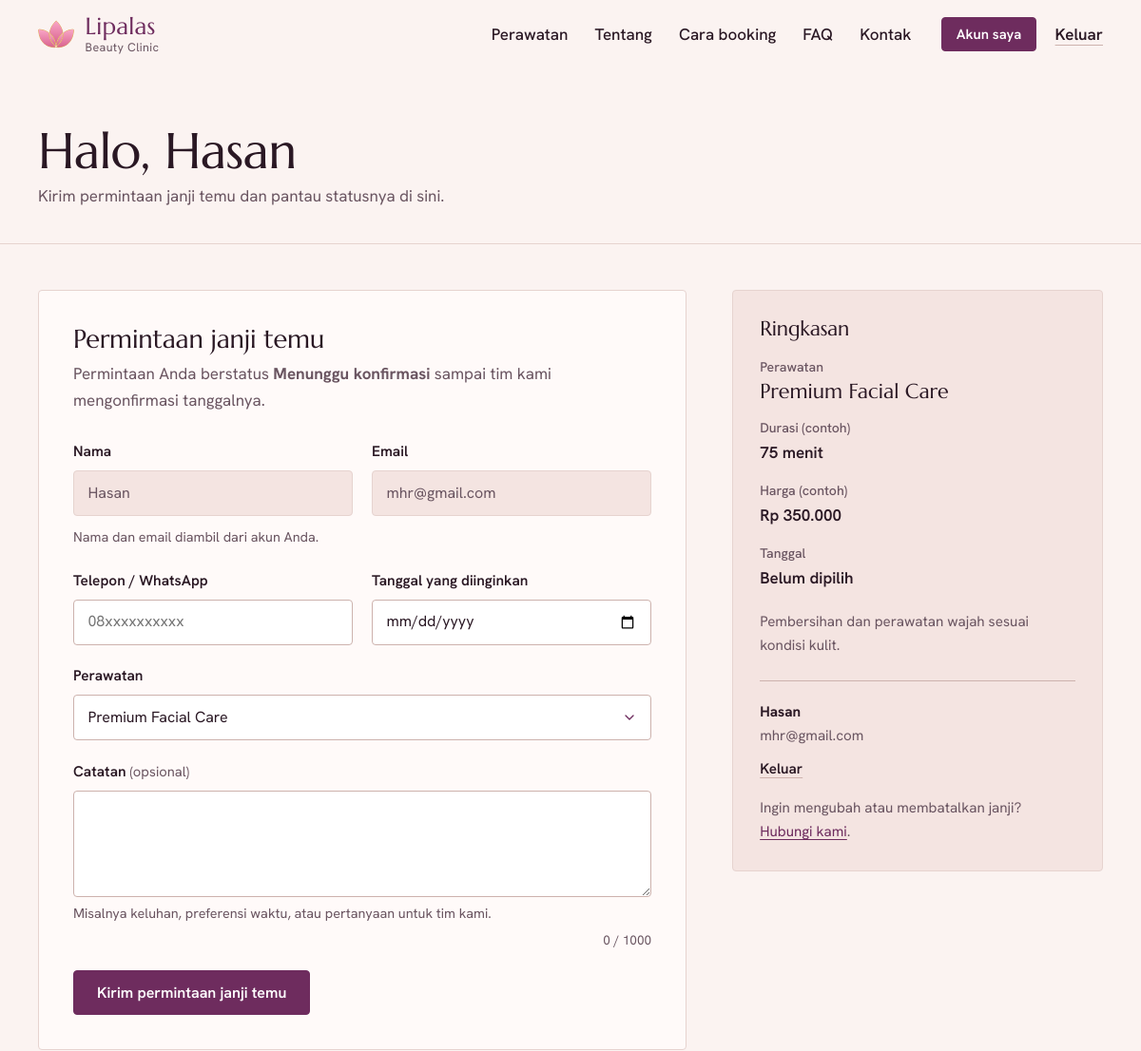
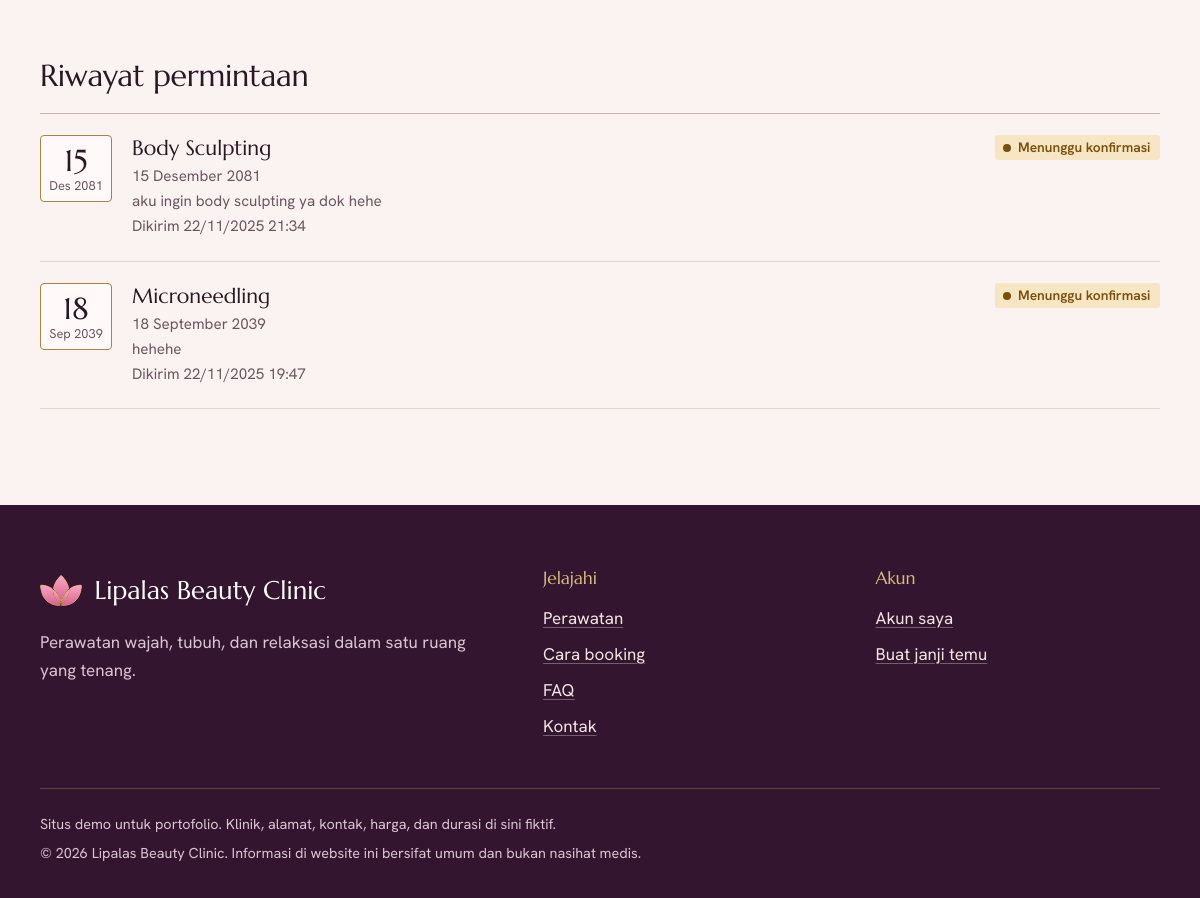
/user/dashboard.php?layanan=premium-facial-care (signed in), run on the app's committed database (2 pictures, top to bottom).
### tables this page shows
CREATE TABLE IF NOT EXISTS `user` (
  `id`         INT(11)      NOT NULL AUTO_INCREMENT,
  `nama`       VARCHAR(100) NOT NULL,
  `email`      VARCHAR(100) NOT NULL,
  `password`   VARCHAR(255) NOT NULL,
  `role`       ENUM('user','admin') NOT NULL DEFAULT 'user',
  `created_at` DATETIME     DEFAULT CURRENT_TIMESTAMP,
  PRIMARY KEY (`id`),
  UNIQUE KEY `email` (`email`)
);

CREATE TABLE IF NOT EXISTS `table_booking` (
  `id`         INT(11)      NOT NULL AUTO_INCREMENT,
  `user_id`    INT(11)      DEFAULT NULL,
  `nama`       VARCHAR(100) DEFAULT NULL,
  `email`      VARCHAR(100) DEFAULT NULL,
  `phone`      VARCHAR(20)  DEFAULT NULL,
  `service`    VARCHAR(100) DEFAULT NULL,
  `tanggal`    DATE         DEFAULT NULL,
  `message`    TEXT         DEFAULT NULL,
   
  `status`     VARCHAR(20)  NOT NULL DEFAULT 'Pending',
  `created_at` TIMESTAMP    NOT NULL DEFAULT CURRENT_TIMESTAMP,
  PRIMARY KEY (`id`),
  KEY `fk_booking_user` (`user_id`),
  KEY `idx_booking_status` (`status`),
  KEY `idx_booking_tanggal` (`tanggal`),
  CONSTRAINT `fk_booking_user` FOREIGN KEY (`user_id`) REFERENCES `user` (`id`) ON DELETE SET NULL
);

### core/koneksi.php (called while the page is built, shortened)
<?php
require_once __DIR__ . '/helpers.php';
try {
    $cfg = config('db');
    $flags = 0;
} catch (Throwable $e) {
    error_log('[Lipalas] Koneksi database gagal: ' . $e->getMessage());
    render_error_page(
        503,
        'Layanan sementara tidak tersedia',
        'Kami tidak dapat terhubung ke database. Silakan coba lagi beberapa saat lagi.',
        is_dev() ? $e->getMessage() : null
    );
}

### core/services.php (called while the page is built, shortened)
<?php
$detailNote = 'Informasi di halaman ini bersifat umum dan bukan nasihat medis.';

### core/clinic.php (called while the page is built)
<?php
return [
    'demo'    => true,
    'name'    => 'Lipalas Beauty Clinic',
    'tagline' => 'Perawatan wajah, tubuh, dan relaksasi dalam satu ruang yang tenang.',
    'about' => [
        'Lipalas dibuka untuk orang yang ingin merawat diri tanpa terburu-buru. Setiap kunjungan '
            . 'dimulai dengan ngobrol singkat tentang kebutuhan kulit dan kenyamanan Anda, baru kemudian '
            . 'perawatan dipilih.',
        'Ruang perawatannya privat dan tenang. Permintaan janji temu dikirim lewat website ini, '
            . 'lalu tim kami mengonfirmasi jadwalnya.',
    ],
    'about_points' => [
        ['Konsultasi dulu', 'Perawatan dipilih setelah kami mengenal kondisi kulit dan kebutuhan Anda.'],
        ['Ruang privat', 'Satu ruang perawatan untuk Anda selama kunjungan, bukan antrean.'],
        ['Jadwal dikonfirmasi', 'Permintaan baru menjadi janji setelah tim kami mengonfirmasi tanggalnya.'],
    ],
    'address'   => "Jl. Kenanga Contoh No. 12\nYogyakarta 55281",
    'phone'     => '(0274) 555-0142',
    'whatsapp'  => '6281200000142',
    'email'     => 'halo@lipalas.example',
    'maps_url'  => '',
    'instagram' => '',
    'hours' => [
        'Senin - Jumat' => '09.00 - 18.00',
        'Sabtu'         => '09.00 - 15.00',
        'Minggu'        => 'Tutup',
    ],
    'testimonials' => [],
];

### user/dashboard.php (the view, shortened to what this page needs)
<?php
require_once __DIR__ . '/../core/helpers.php';
$user = require_login();
$services     = services();
$bookingReady = schema_ready();
$preselect = '';
$fromSlug  = isset($_GET['layanan']) ? service_by_slug((string) $_GET['layanan']) : null;
if ($fromSlug !== null) {
    $preselect = $fromSlug['name'];
}
$selectedService = old('service', $preselect);
$oldPhone   = old('phone');
$oldDate    = old('tanggal');
$oldMessage = old('message');
$bookings = [];
if ($bookingReady) {
    $uid  = (int) $user['id'];
    $stmt = db()->prepare(
        'SELECT id, service, tanggal, status, message, created_at
           FROM table_booking WHERE user_id = ?
          ORDER BY created_at DESC, id DESC LIMIT 50'
    );
    $stmt->bind_param('i', $uid);
    $stmt->execute();
    $bookings = $stmt->get_result()->fetch_all(MYSQLI_ASSOC);
}
$isDemo = !empty(clinic()['demo']);
$bulanPendek = [1 => 'Jan', 'Feb', 'Mar', 'Apr', 'Mei', 'Jun', 'Jul', 'Agu', 'Sep', 'Okt', 'Nov', 'Des'];
require __DIR__ . '/../includes/head.php';
require __DIR__ . '/../includes/navbar.php';
?>
<main id="main">
  <div class="page-head">
    <div class="wrap">
      <h1>Halo, <?= e($user['nama']) ?></h1>
      <p>Kirim permintaan janji temu dan pantau statusnya di sini.</p>
    </div>
  </div>
  <div class="wrap page-body">
    <div class="book-grid">
      <section id="booking" class="panel" aria-labelledby="booking-title">
        <h2 id="booking-title">Permintaan janji temu</h2>
        <p class="panel__lead">
          Permintaan Anda berstatus <strong>Menunggu konfirmasi</strong> sampai tim kami mengonfirmasi tanggalnya.
        </p>
        <form method="post" action="<?= e(url('user/booking_process.php')) ?>" data-single-submit data-validate>
          <div class="field__row">
            <div class="field">
              <label class="field__label" for="nama">Nama</label>
              <input type="text" class="field__control" id="nama" value="<?= e($user['nama']) ?>" readonly
                     aria-describedby="akunHelp">
            </div>
            <div class="field">
              <label class="field__label" for="email">Email</label>
              <input type="email" class="field__control" id="email" value="<?= e($user['email']) ?>" readonly
                     aria-describedby="akunHelp">
            </div>
          </div>
          <p id="akunHelp" class="field__hint" style="margin-top:-.6rem;margin-bottom:1.3rem">Nama dan email diambil dari akun Anda.</p>
          <div class="field__row">
            <div class="field">
              <label class="field__label" for="phone">Telepon / WhatsApp</label>
              <input type="tel" inputmode="tel" class="field__control" id="phone" name="phone"
                     value="<?= e($oldPhone) ?>" placeholder="08xxxxxxxxxx" autocomplete="tel"
                     pattern="\+?[0-9\s\(\)\.\-]{9,25}" maxlength="25"
                     data-msg-pattern="Gunakan nomor telepon yang valid, misalnya 081234567890." required>
            </div>
            <div class="field">
              <label class="field__label" for="tanggal">Tanggal yang diinginkan</label>
              <input type="date" class="field__control" id="tanggal" name="tanggal"
                     value="<?= e($oldDate) ?>" data-min-today required>
            </div>
          </div>
          <div class="field">
            <label class="field__label" for="service">Perawatan</label>
            <select class="field__control" id="service" name="service" data-summary-source
                    data-msg-missing="Pilih perawatan yang Anda inginkan." required>
              <?php foreach ($services as $s): ?>
                <option value="<?= e($s['name']) ?>"
                        data-duration="<?= e((string) ($s['duration'] ?? '')) ?>"
                        data-price="<?= e((string) ($s['price'] ?? '')) ?>"
                        data-blurb="<?= e($s['summary']) ?>"
                        <?= $selectedService === $s['name'] ? 'selected' : '' ?>>
                  <?= e($s['name']) ?>
                </option>
              <?php endforeach; ?>
            </select>
          </div>
          <div class="field">
            <label class="field__label" for="message">Catatan <small>(opsional)</small></label>
            <textarea class="field__control" id="message" name="message" rows="4" maxlength="1000"
                      aria-describedby="messageHelp"><?= e($oldMessage) ?></textarea>
            <p id="messageHelp" class="field__hint">Misalnya keluhan, preferensi waktu, atau pertanyaan untuk tim kami.</p>
            <p class="field__count" data-count-for="message" aria-hidden="true"></p>
          </div>
          <button type="submit" class="button button--solid" <?= $bookingReady ? '' : 'disabled' ?>>
            Kirim permintaan janji temu
          </button>
        </form>
      </section>
      <aside class="summary" data-summary aria-labelledby="ringkasan-title">
        <h2 id="ringkasan-title">Ringkasan</h2>
        <div aria-live="polite">
          <dl>
            <div><dt>Perawatan</dt><dd class="summary__service" data-sum="service">Belum dipilih</dd></div>
            <div><dt>Durasi<?= $isDemo ? ' (contoh)' : '' ?></dt><dd data-sum="duration">-</dd></div>
            <div><dt>Harga<?= $isDemo ? ' (contoh)' : '' ?></dt><dd data-sum="price">-</dd></div>
            <div><dt>Tanggal</dt><dd data-sum="date">Belum dipilih</dd></div>
          </dl>
          <p data-sum="note">Pilih perawatan untuk melihat ringkasannya.</p>
        </div>
        <div class="summary__account">
          <strong><?= e($user['nama']) ?></strong><br>
          <span class="muted"><?= e($user['email']) ?></span>
          <form method="post" action="<?= e(url('auth/logout.php')) ?>">
            <button type="submit" class="link-quiet">Keluar</button>
          </form>
          <p class="mt-3 mb-0">Ingin mengubah atau membatalkan janji? <a href="<?= e(url('#kontak')) ?>">Hubungi kami</a>.</p>
        </div>
      </aside>
    </div>
    <section id="riwayat" class="history" aria-labelledby="riwayat-title">
      <h2 id="riwayat-title">Riwayat permintaan</h2>
      <?php if (!$bookings): ?>
        <div class="empty">
          <?= icon('calendar-days') ?>
          Belum ada permintaan. Kirim yang pertama lewat formulir di atas.
        </div>
      <?php else: ?>
        <ul class="history__list">
          <?php foreach ($bookings as $b):
              $parts = valid_date_ymd((string) $b['tanggal']) ? array_map('intval', explode('-', (string) $b['tanggal'])) : null; ?>
            <li class="history__item">
              <div class="date-block" aria-hidden="true">
                <?php if ($parts): ?>
                  <span class="date-block__day"><?= $parts[2] ?></span>
                  <span class="date-block__month"><?= e($bulanPendek[$parts[1]] . ' ' . $parts[0]) ?></span>
                <?php else: ?>
                  <span class="date-block__day">-</span>
                <?php endif; ?>
              </div>
              <div>
                <h3 class="history__service"><?= e($b['service']) ?></h3>
                <p class="history__meta"><span class="visually-hidden">Tanggal: </span><?= e(format_tanggal($b['tanggal'])) ?></p>
                <?php if ((string) $b['message'] !== ''): ?>
                  <p class="history__meta"><?= nl2br(e($b['message'])) ?></p>
                <?php endif; ?>
                <p class="history__meta small">Dikirim <?= e(date('d/m/Y H:i', strtotime((string) $b['created_at']))) ?></p>
              </div>
              <?= status_badge((string) $b['status']) ?>
            </li>
          <?php endforeach; ?>
        </ul>
      <?php endif; ?>
    </section>
  </div>
</main>
<?php require __DIR__ . '/../includes/footer.php'; ?>

### core/helpers.php (shortened to what this page needs)
<?php
function config(?string $key = null, $default = null)
{
    static $cfg = null;
    if ($cfg === null) {
        $cfg = [
            'env'       => 'production',
            'timezone'  => 'Asia/Jakarta',
            'base_path' => null,
            'db'        => [
                'host' => 'localhost',
                'port' => 3306,
                'user' => 'root',
                'pass' => '',
                'name' => 'project',
                'ssl'  => false,
            ],
            'session'     => 'file',
            'trust_proxy' => false,
        ];
    }
    $value = $cfg;
    foreach (explode('.', $key) as $part) {
        $value = $value[$part];
    }
    return $value;
}
function base_path(): string
{
    static $base = null;
    if ($base !== null) {
        return $base;
    }
    $rel = '';
    $docRoot = isset($_SERVER['DOCUMENT_ROOT']) ? realpath((string) $_SERVER['DOCUMENT_ROOT']) : false;
    $appRoot = realpath(APP_ROOT);
    if ($docRoot !== false && $appRoot !== false) {
        $doc = str_replace('\\', '/', $docRoot);
        $app = str_replace('\\', '/', $appRoot);
        if (stripos($app, $doc) === 0) {
            $rel = trim(substr($app, strlen($doc)), '/');
        }
    }
    return $base = ($rel === '' ? '/' : '/' . $rel . '/');
}
function url(string $path = ''): string
{
    return base_path() . ltrim($path, '/');
}
function e($value): string
{
    return htmlspecialchars((string) $value, ENT_QUOTES | ENT_SUBSTITUTE, 'UTF-8');
}
function old(string $key, string $default = ''): string
{
    static $old = null;
    if ($old === null) {
        $old = isset($_SESSION['old']) && is_array($_SESSION['old']) ? $_SESSION['old'] : [];
    }
    return isset($old[$key]) ? (string) $old[$key] : $default;
}
function db(): mysqli
{
    if (!isset($GLOBALS['connection']) || !($GLOBALS['connection'] instanceof mysqli)) {
        require_once __DIR__ . '/koneksi.php';
    }
    return $GLOBALS['connection'];
}
function schema_ready(): bool
{
    static $ready = null;
    try {
        $db = db();
        $col = $db->query("SHOW COLUMNS FROM table_booking LIKE 'status'");
        $tbl = $db->query("SHOW TABLES LIKE 'rate_limit_log'");
        $ready = $col && $col->num_rows > 0 && $tbl && $tbl->num_rows > 0;
    } catch (Throwable $t) {
        error_log('[Lipalas] schema_ready: ' . $t->getMessage());
        $ready = false;
    }
    return $ready;
}
function current_user(): ?array
{
    static $loaded = false;
    static $user = null;
    if ($loaded) {
        return $user;
    }
    $id = $_SESSION['user_id'] ?? null;
    $stmt = db()->prepare('SELECT id, nama, email, role FROM user WHERE id = ? LIMIT 1');
    $uid = (int) $id;
    $stmt->bind_param('i', $uid);
    $stmt->execute();
    $row = $stmt->get_result()->fetch_assoc();
    return $user = $row;
}
function require_login(): array
{
    $user = current_user();
    return $user;
}
function clinic(): array
{
    static $data = null;
    if ($data === null) {
        $data = require __DIR__ . '/clinic.php';
    }
    return $data;
}
function services(): array
{
    static $data = null;
    if ($data === null) {
        $data = require __DIR__ . '/services.php';
    }
    return $data;
}
function service_by_slug(string $slug): ?array
{
    foreach (services() as $s) {
        if ($s['slug'] === $slug) {
            return $s;
        }
    }
    return null;
}
function booking_statuses(): array
{
    return [
        'Pending'   => ['label' => 'Menunggu konfirmasi', 'class' => 'status--pending'],
        'Confirmed' => ['label' => 'Dikonfirmasi',        'class' => 'status--confirmed'],
        'Completed' => ['label' => 'Selesai',             'class' => 'status--completed'],
        'Canceled'  => ['label' => 'Dibatalkan',          'class' => 'status--canceled'],
    ];
}
function status_badge(string $status): string
{
    $all = booking_statuses();
    $meta = $all[$status] ?? ['label' => $status !== '' ? $status : 'Tidak diketahui', 'class' => 'status--pending'];
    return '<span class="status ' . e($meta['class']) . '">' . e($meta['label']) . '</span>';
}
function valid_date_ymd(string $date): bool
{
    $d = DateTime::createFromFormat('!Y-m-d', $date);
    return $d !== false && $d->format('Y-m-d') === $date;
}
function format_tanggal(?string $ymd): string
{
    $bulan = [1 => 'Januari', 'Februari', 'Maret', 'April', 'Mei', 'Juni', 'Juli',
              'Agustus', 'September', 'Oktober', 'November', 'Desember'];
    [$y, $m, $d] = array_map('intval', explode('-', $ymd));
    return $d . ' ' . $bulan[$m] . ' ' . $y;
}

### data on the page
user: nama "Hasan", email "mhr@gmail.com"
table_booking: tanggal "15", tanggal "Des 2081", service "Body Sculpting", tanggal "15 Desember 2081", message "aku ingin body sculpting ya dok hehe", created_at "22/11/2025 21:34", status "Menunggu konfirmasi"
table_booking: tanggal "18", tanggal "Sep 2039", service "Microneedling", tanggal "18 September 2039", message "hehehe", created_at "22/11/2025 19:47", status "Menunggu konfirmasi"

### other printed values
$linkLabel "Perawatan"
$linkLabel "Tentang"
$linkLabel "Cara booking"
$linkLabel "FAQ"
$linkLabel "Kontak"
APP_NAME "Lipalas Beauty Clinic"
$c['tagline'] "Perawatan wajah, tubuh, dan relaksasi dalam satu ruang yang tenang."
form field service "Premium Facial Care"
